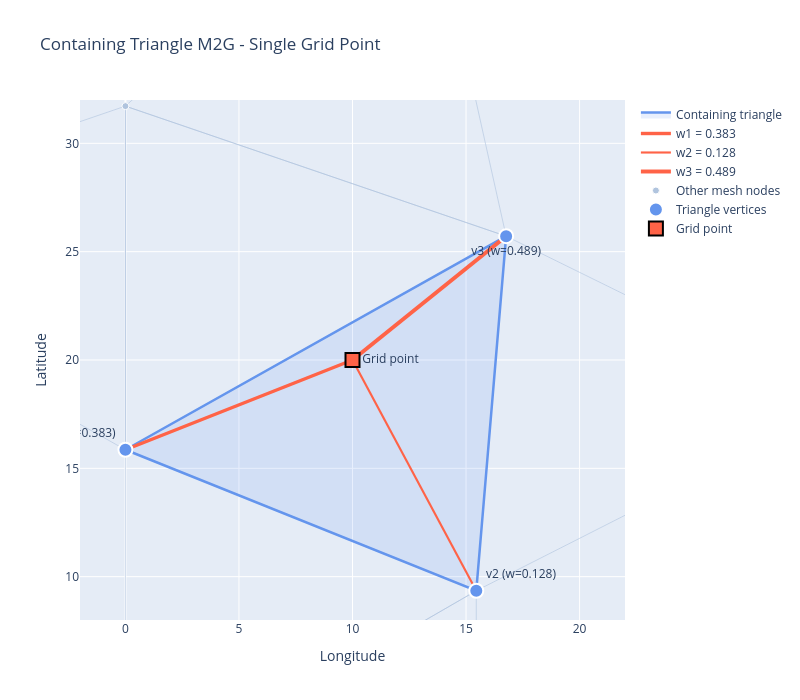

Write notebook code for a chart like this one.
### Markdown cell above
## 11. Containing Triangle M2G

Each grid point connects to the 3 vertices of its containing mesh triangle. Edge weights are barycentric coordinates — they sum to 1 and line thickness is proportional to weight.

### Code cell
from scipy.spatial import cKDTree

vertices, faces = generate_icosahedral_mesh(refinement_level=2)
lat_lon = cartesian_to_lat_lon(vertices)
lat, lon = lat_lon[:, 0], lat_lon[:, 1]

target_lat, target_lon = 20.0, 10.0
target_xyz = lat_lon_to_cartesian(np.array([target_lat]), np.array([target_lon]))

face_centroids = vertices[faces].mean(axis=1)
face_centroids /= np.linalg.norm(face_centroids, axis=1, keepdims=True)
tree = cKDTree(face_centroids)

_, near = tree.query(target_xyz, k=8)
containing_face, bary = None, None
for fi in near[0]:
    v1, v2, v3 = faces[fi]
    w = barycentric_coordinates(target_xyz[0], vertices[v1], vertices[v2], vertices[v3])
    if w is not None and w.min() >= -1e-6:
        containing_face, bary = fi, w / w.sum()
        break

if containing_face is None:
    containing_face = near[0][0]
    v1, v2, v3 = faces[containing_face]
    bary = barycentric_coordinates(target_xyz[0], vertices[v1], vertices[v2], vertices[v3])
    bary = np.clip(bary, 0, None); bary /= bary.sum()

tri_verts = list(faces[containing_face])
tri_lats, tri_lons = lat[tri_verts], lon[tri_verts]

_, nearby_faces = tree.query(face_centroids[containing_face:containing_face+1], k=7)
context_nodes = set()
for fi in nearby_faces[0]:
    for ni in faces[fi]: context_nodes.add(ni)
context_nodes -= set(tri_verts)

fig = go.Figure()
for fi in nearby_faces[0]:
    if fi == containing_face: continue
    fv = faces[fi]
    flats, flons = lat[fv], lon[fv]
    if np.max(flons) - np.min(flons) > 90: continue
    fig.add_trace(go.Scatter(
        x=list(flons)+[flons[0]], y=list(flats)+[flats[0]],
        mode='lines', line=dict(color='lightsteelblue', width=1),
        opacity=0.6, showlegend=False, hoverinfo='skip'
    ))

fig.add_trace(go.Scatter(
    x=list(tri_lons)+[tri_lons[0]], y=list(tri_lats)+[tri_lats[0]],
    mode='lines', fill='toself', fillcolor='rgba(100,149,237,0.15)',
    line=dict(color='cornflowerblue', width=2.5), name='Containing triangle'
))
for vi, (node_idx, w) in enumerate(zip(tri_verts, bary)):
    fig.add_trace(go.Scatter(
        x=[target_lon, lon[node_idx]], y=[target_lat, lat[node_idx]],
        mode='lines', line=dict(color='tomato', width=1.5 + 5.0*float(w)),
        name=f'w{vi+1} = {w:.3f}'
    ))
fig.add_trace(go.Scatter(
    x=lon[list(context_nodes)], y=lat[list(context_nodes)], mode='markers',
    marker=dict(size=7, color='lightsteelblue', line=dict(color='white', width=1)),
    name='Other mesh nodes'
))
fig.add_trace(go.Scatter(
    x=tri_lons, y=tri_lats, mode='markers+text',
    marker=dict(size=14, color='cornflowerblue', line=dict(color='white', width=2)),
    text=[f'v1 (w={bary[0]:.3f})', f'v2 (w={bary[1]:.3f})', f'v3 (w={bary[2]:.3f})'],
    textposition=['top left', 'top right', 'bottom center'],
    textfont=dict(size=12), name='Triangle vertices'
))
fig.add_trace(go.Scatter(
    x=[target_lon], y=[target_lat], mode='markers+text',
    marker=dict(size=14, color='tomato', symbol='square', line=dict(color='black', width=2)),
    text=['Grid point'], textposition='middle right',
    name='Grid point'
))
pad = 12
fig.update_layout(
    title='Containing Triangle M2G - Single Grid Point',
    xaxis_title='Longitude', yaxis_title='Latitude',
    xaxis=dict(range=[target_lon-pad, target_lon+pad]),
    yaxis=dict(range=[target_lat-pad, target_lat+pad]),
    width=800, height=700,
)

### Figure 1 — Plotly figure (JSON) as saved in the notebook; plotly's stock layout.template omitted (floating-point values rounded to 4 significant figures)
{"data": [{"hoverinfo": "skip", "line": {"color": "lightsteelblue", "width": 1}, "mode": "lines", "opacity": 0.6, "showlegend": false, "type": "scatter", "x": [0, 0, 16.77, 0], "y": [31.72, 15.86, 25.71, 31.72]}, {"hoverinfo": "skip", "line": {"color": "lightsteelblue", "width": 1}, "mode": "lines", "opacity": 0.6, "showlegend": false, "type": "scatter", "x": [16.77, 15.45, 31.72, 16.77], "y": [25.71, 9.35, 18.0, 25.71]}, {"hoverinfo": "skip", "line": {"color": "lightsteelblue", "width": 1}, "mode": "lines", "opacity": 0.6, "showlegend": false, "type": "scatter", "x": [0, 0, 15.45, 0], "y": [15.86, 0, 9.35, 15.86]}, {"hoverinfo": "skip", "line": {"color": "lightsteelblue", "width": 1}, "mode": "lines", "opacity": 0.6, "showlegend": false, "type": "scatter", "x": [16.77, 12.89, 0, 16.77], "y": [25.71, 43.93, 31.72, 25.71]}, {"hoverinfo": "skip", "line": {"color": "lightsteelblue", "width": 1}, "mode": "lines", "opacity": 0.6, "showlegend": false, "type": "scatter", "x": [-16.77, 0, 0, -16.77], "y": [25.71, 15.86, 31.72, 25.71]}, {"hoverinfo": "skip", "line": {"color": "lightsteelblue", "width": 1}, "mode": "lines", "opacity": 0.6, "showlegend": false, "type": "scatter", "x": [0, 15.45, 15.45, 0], "y": [0, -9.35, 9.35, 0]}, {"fill": "toself", "fillcolor": "rgba(100,149,237,0.15)", "line": {"color": "cornflowerblue", "width": 2.5}, "mode": "lines", "name": "Containing triangle", "type": "scatter", "x": [0, 15.45, 16.77, 0], "y": [15.86, 9.35, 25.71, 15.86]}, {"line": {"color": "tomato", "width": 3.414}, "mode": "lines", "name": "w1 = 0.383", "type": "scatter", "x": [10, 0], "y": [20, 15.86]}, {"line": {"color": "tomato", "width": 2.14}, "mode": "lines", "name": "w2 = 0.128", "type": "scatter", "x": [10, 15.45], "y": [20, 9.35]}, {"line": {"color": "tomato", "width": 3.945}, "mode": "lines", "name": "w3 = 0.489", "type": "scatter", "x": [10, 16.77], "y": [20, 25.71]}, {"marker": {"color": "lightsteelblue", "line": {"color": "white", "width": 1}, "size": 7}, "mode": "markers", "name": "Other mesh nodes", "type": "scatter", "x": [0.0, -16.77, 0.0, 12.89, 15.45, 31.72], "y": [0.0, 25.71, 31.72, 43.93, -9.35, 18.0]}, {"marker": {"color": "cornflowerblue", "line": {"color": "white", "width": 2}, "size": 14}, "mode": "markers+text", "name": "Triangle vertices", "text": ["v1 (w=0.383)", "v2 (w=0.128)", "v3 (w=0.489)"], "textfont": {"size": 12}, "textposition": ["top left", "top right", "bottom center"], "type": "scatter", "x": [0.0, 15.45, 16.77], "y": [15.86, 9.35, 25.71]}, {"marker": {"color": "tomato", "line": {"color": "black", "width": 2}, "size": 14, "symbol": "square"}, "mode": "markers+text", "name": "Grid point", "text": ["Grid point"], "textposition": "middle right", "type": "scatter", "x": [10], "y": [20]}], "layout": {"height": 700, "title": {"text": "Containing Triangle M2G - Single Grid Point"}, "width": 800, "xaxis": {"range": [-2, 22], "title": {"text": "Longitude"}}, "yaxis": {"range": [8, 32], "title": {"text": "Latitude"}}}}
